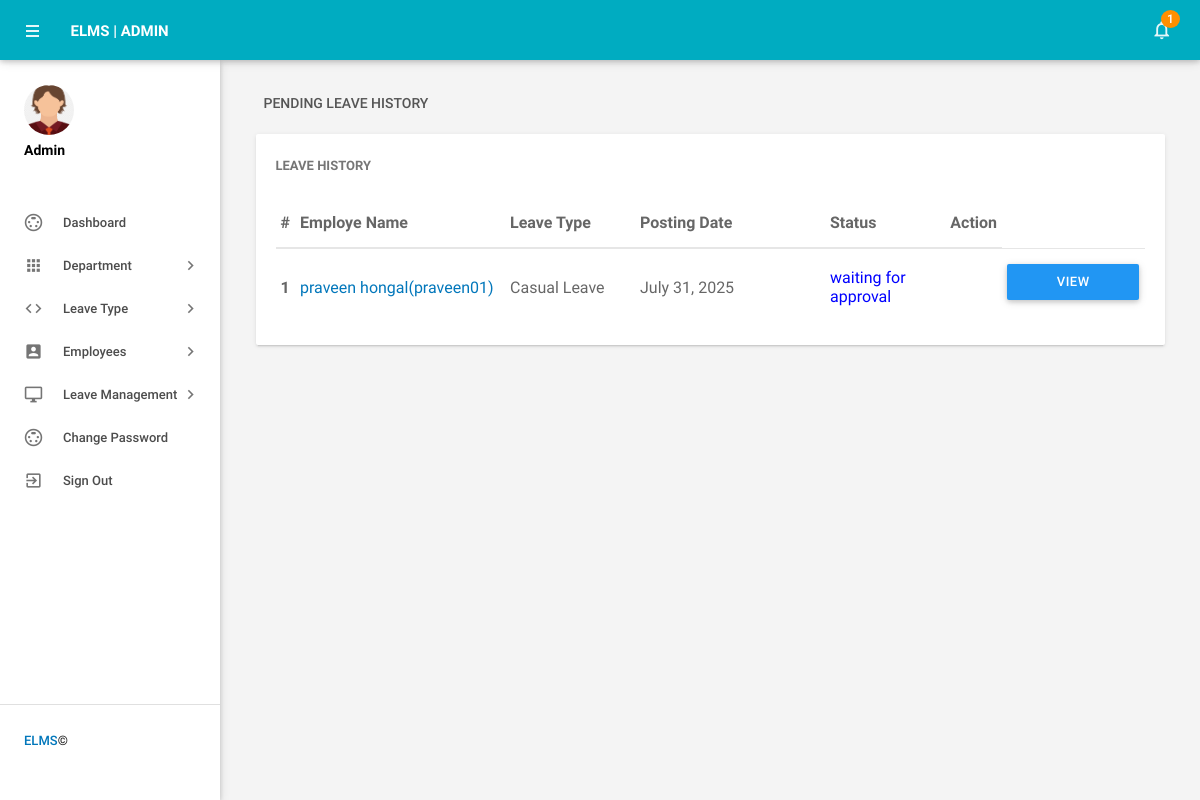
The app's page /pending_leaves (signed in) with its own data.
### employeeleave/models.py (models this page shows, shortened)
class Leaves(models.Model):
    leavetype = models.CharField(max_length=100)
    todate = models.DateField()
    fromdate = models.DateField()
    description = models.CharField(max_length=500)
    postingdate = models.DateField()
    adminremark = models.CharField(max_length=100,null=True)
    adminremarkdate = models.DateField(null=True)
    status = models.CharField(max_length=50,null=True)
    isread = models.CharField(max_length=50)
    emp = models.ForeignKey(Employee, on_delete=models.CASCADE, null=True)

class Employee(models.Model):
    user = models.ForeignKey(User, on_delete=models.CASCADE, null=True)
    empid = models.CharField(max_length=20)
    gender = models.CharField(max_length=30)
    dob = models.CharField(max_length=50)
    department = models.CharField(max_length=50,null=True)
    address = models.CharField(max_length=300)
    city = models.CharField(max_length=50)
    country = models.CharField(max_length=50)
    phoneno = models.CharField(max_length=15)
    status = models.CharField(max_length=15, null=True)
    regdate = models.DateField()

### employeeleave/views.py (the view)
# urls.py: path('pending_leaves',pending_leaves, name='pending_leaves'),
def pending_leaves(request):
    if not request.user.is_authenticated:
        return redirect('admin_login')
    leavescount = Leaves.objects.filter(isread="no").count()
    unreadleaves = Leaves.objects.filter(isread="no")
    leaves = Leaves.objects.filter(status=None)
    d = {'leaves':leaves,'leavescount':leavescount,'unreadleaves':unreadleaves}
    return render(request, 'pending_leaves.html', d)

### employeeleave/templates/pending_leaves.html (shortened to what this page needs)
{% load static %}
{% block body %}
<html lang="en">
    <head>
        <link type="text/css" rel="stylesheet" href="{% static 'admin/assets/plugins/materialize/css/materialize.min.css' %}"/>
       <link href="{% static 'admin/assets/plugins/material-preloader/css/materialPreloader.min.css' %}" rel="stylesheet">
        <link href="{% static 'admin/assets/plugins/datatables/css/jquery.dataTables.min.css' %}" rel="stylesheet">
                <link href="{% static 'admin/assets/plugins/google-code-prettify/prettify.css' %}" rel="stylesheet" type="text/css"/>
        <link href="{% static 'admin/assets/css/alpha.min.css' %}" rel="stylesheet" type="text/css"/>
        <link href="{% static 'admin/assets/css/custom.css' %}" rel="stylesheet" type="text/css"/>
    </head>
    <body>
          {% include 'header.html' %}
{% include 'sidebar.html' %}
            <main class="mn-inner">
                <div class="row">
                    <div class="col s12">
                        <div class="page-title">Pending Leave History</div>
                    </div>
                    <div class="col s12 m12 l12">
                        <div class="card">
                            <div class="card-content">
                                <span class="card-title">Leave History</span>
                                <table id="example" class="display responsive-table ">
                                    <thead>
                                        <tr>
                                            <th>#</th>
                                            <th width="200">Employe Name</th>
                                            <th width="120">Leave Type</th>
                                             <th width="180">Posting Date</th>
                                            <th>Status</th>
                                            <th align="center">Action</th>
                                        </tr>
                                    </thead>
                                    <tbody>
{% for i in leaves %}
                                         <tr>
                                             <td> <b>{{forloop.counter}}</b></td>
                                              <td><a href="{% url 'edit_employee' i.emp.user.id %}" target="_blank">{{i.emp.user.first_name}} {{i.emp.user.last_name}}({{i.emp.empid}})</a></td>
                                            <td>{{i.leavetype}}</td>
                                            <td>{{i.postingdate}}</td>
                                                                        <td>
                                                 {% if i.status == None %}
                                <span style="color: blue">waiting for approval</span>
                                            {% endif %}
                                             </td>
         <td>
           <td><a href="{% url 'leave_details' i.id %}" class="waves-effect waves-light btn blue m-b-xs"  > View Details</a></td>
                                    </tr>
                                         {% endfor %}
                                    </tbody>
                                </table>
                            </div>
                        </div>
                    </div>
                </div>
            </main>
        </div>
        <div class="left-sidebar-hover"></div>
    </body>
</html>
{% endblock %}

### records on screen
Leaves: emp.user.first_name "praveen", emp.user.last_name "hongal", emp.empid "praveen01", leavetype "Casual Leave", postingdate "July 31, 2025", shows "waiting for approval"

### other values on screen
{{ leavescount }} "1"
